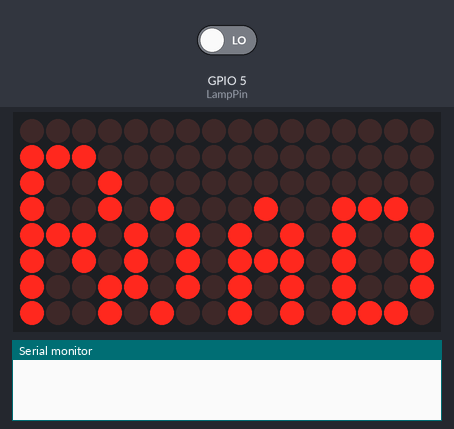
Recording of a sketch running on a simulated ESP8266 (NodeMCU). Shown: 16×8 LED matrix, the last lines printed to the serial monitor. Inputs (shaded band) come from the test bench; at power-on: GPIO 5 (LampPin) LOW.

Above: at 2.1 s.
At 8.15 s:
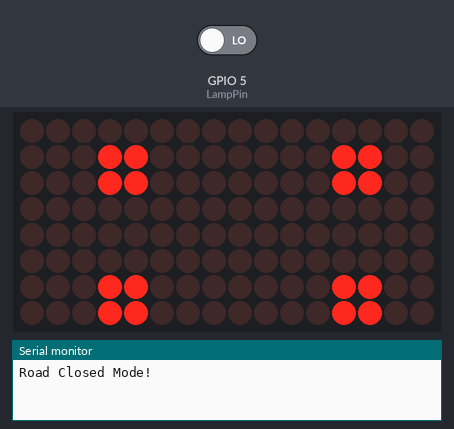
8.7 s: GPIO 5 (LampPin) driven HIGH
At 11.5 s:
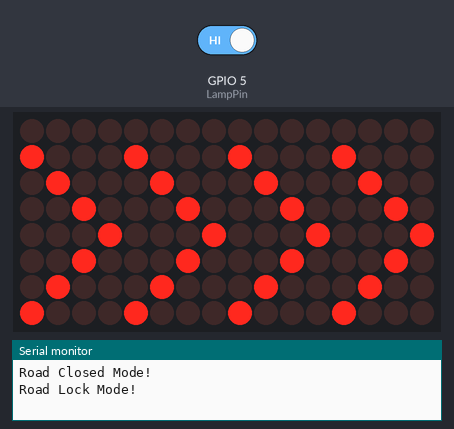
14.7 s: GPIO 5 (LampPin) driven LOW
At 17.0 s:
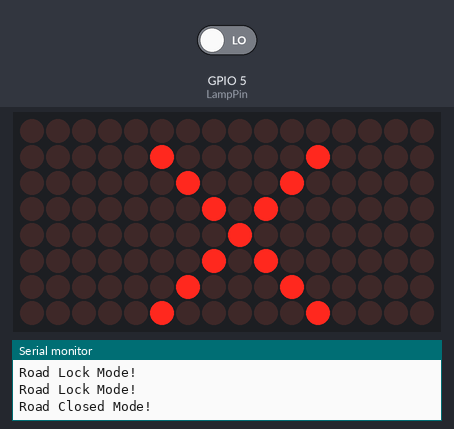
Timing chart, 0 to 18.5 s (numbered marks = the images above; inputs shaded):
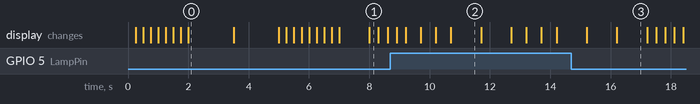

Measured:
- after the input at 8.7 s, the display: first differs from a run without the input after 0.51 s (image 2 shows a later state)
- after the input at 14.7 s, the display: first differs from a run without the input after 1.5 s (image 3)
- what the display in image 0 shows lasts 1.5 s, from 2.0 s to 3.5 s
- what the display in image 2 shows lasts 1.0 s, from 10.7 s to 11.7 s

The sketch:

RoadShowSignMax7219v3.ino
```cpp
// Williams Road Show Lock Mod
// Demo version using MAX7219 Driver
#include <SPI.h>
#include <Adafruit_GFX.h>
#include "RoadShowImg.h"
#include "Max72xxPanel.h"
#define LampPin 5

// Setting up 7219 Display

/*#define SDA     D7      // Pin sda (I2C)
  #define SCL     D5     // Pin scl (I2C)
  #define CS      D8     // Pin cs  (SPI)*/
int pinCS = 15; // Attach CS to this pin, DIN to MOSI and CLK to SCK (cf http://arduino.cc/en/Reference/SPI )
int numberOfHorizontalDisplays = 2;
int numberOfVerticalDisplays = 1;
int x = numberOfHorizontalDisplays * 8 / 2;
int y = numberOfVerticalDisplays * 8 / 2;
Max72xxPanel matrix = Max72xxPanel(pinCS, numberOfHorizontalDisplays, numberOfVerticalDisplays);

// Define timers to use to check what graphic loop need to be played
unsigned long previousMillis = 0;
const long RoadLockTimer = 3000; //Time to stay in lock mode after last lock lampflash!
unsigned long currentMillis = millis();
unsigned long triggerMillis;

// Interrupt that set time for last lock lamp update.
ICACHE_RAM_ATTR void  lower() {
  triggerMillis = millis();
  //Serial.println("Interrupt Trigger!");
}


void setup() {
  Serial.begin(115200);
  attachInterrupt(digitalPinToInterrupt(LampPin), lower, RISING);
  matrix.setIntensity(1); // Use a value between 0 and 15 for brightness
  // Orientation of display display.
  matrix.setPosition(0, 1, 0);
  matrix.setPosition(1, 0, 0);
  matrix.setRotation(0, 3);
  matrix.setRotation(1, 3);
  // Splash Animation
  Road_Show_Splash();
}

void loop() {
  currentMillis = millis();
  if (currentMillis - triggerMillis <= RoadLockTimer) {
    Serial.println("Road Lock Mode!");
    int i = 0;
    matrix.fillScreen(0);
    while ( i <= 16) {
      matrix.drawBitmap(i, 0, arrow_bmp, 16, 8, HIGH);
      matrix.write();
      delay(500);
      i = i + 4;
    }
    matrix.fillScreen(0);
    matrix.drawBitmap(0, 0, lock_bmp, 16, 8, HIGH);
    matrix.write();
    delay(1000);
    // Keep Lock Running.
    int val = digitalRead(LampPin);
    if (val == HIGH) triggerMillis = millis();
  }
  else {
    Serial.println("Road Closed Mode!");
    matrix.fillScreen(0);
    matrix.setCursor(x, 0);
    matrix.drawBitmap(0, 0, x_bmp, 16, 8, HIGH);
    matrix.write();
    delay(1000);
    for (int i = 1; i < 7; i++) {
      matrix.fillScreen(0);
      matrix.drawBitmap(0, 0, flash_bmp, 16, 8, HIGH);
      matrix.write();
      delay(100);
      matrix.drawBitmap(0, 0, flash_bmp, 16, 8, LOW);
      matrix.write();
      delay(100);
    }
  }
}

void Road_Show_Splash() {
  for (int i = 1; i < 5; i++) {
    matrix.fillScreen(0);
    matrix.drawBitmap(0, 0, stop_bmp, 16, 8, HIGH);
    matrix.write();
    delay(250);
    matrix.drawBitmap(0, 0, stop_bmp, 16, 8, LOW);
    matrix.write();
    delay(250);
  }
  matrix.fillScreen(0);
  matrix.setCursor(x, 0);
  matrix.drawBitmap(0, 0, Road_bmp, 16, 8, HIGH);
  matrix.write();
  delay(1500);
  matrix.fillScreen(0);
  matrix.setCursor(x, 0);
  matrix.drawBitmap(0, 0, Show_bmp, 16, 8, HIGH);
  matrix.write();
  delay(1500);
  for (int i = 1; i < 5; i++) {
    matrix.fillScreen(0);
    matrix.drawBitmap(0, 0, stop_bmp, 16, 8, HIGH);
    matrix.write();
    delay(250);
    matrix.drawBitmap(0, 0, stop_bmp, 16, 8, LOW);
    matrix.write();
    delay(250);
  }
}
```

RoadShowImg.h
```cpp
#ifndef MY_LIBRARY_H
#define MY_LIBRARY_H

#include <Arduino.h>

const unsigned char PROGMEM x_bmp[] =
{ B00000000, B00000000,
  B00000100, B00010000,
  B00000010, B00100000,
  B00000001, B01000000,
  B00000000, B10000000,
  B00000001, B01000000,
  B00000010, B00100000,
  B00000100, B00010000
};

const unsigned char PROGMEM flash_bmp[] =
{ B00000000, B00000000,
  B00011000, B00001100,
  B00011000, B00001100,
  B00000000, B00000000,
  B00000000, B00000000,
  B00000000, B00000000,
  B00011000, B00001100,
  B00011000, B00001100
};

const unsigned char PROGMEM arrow_bmp[] =
{ B00000000, B00000000,
  B10000000, B00000000,
  B01000000, B00000000,
  B00100000, B00000000,
  B00010000, B00000000,
  B00100000, B00000000,
  B01000000, B00000000,
  B10000000, B00000000
};

const unsigned char PROGMEM arrow_small_bmp[] =
{ B00000000, B00000000,
  B00000000, B00000000,
  B00100000, B00000000,
  B00010000, B00000000,
  B11111000, B00000000,
  B00010000, B00000000,
  B00100000, B00000000,
  B00000000, B00000000
};

const unsigned char PROGMEM lock_bmp[] =
{ B00000000, B00000000,
  B00000000, B00000000,
  B10000100, B01101001,
  B10001010, B10001010,
  B10001010, B10001100,
  B10001010, B10001010,
  B11100100, B01101001,
  B00000000, B00000000
};


const unsigned char PROGMEM extra_bmp[] =
{ B00000000, B00000000,
  B11100111, B11000010,
  B10000001, B00000101,
  B10010101, B01110101,
  B11010101, B01001111,
  B10001001, B01110101,
  B10010101, B01010101,
  B11110101, B01001101
};

const unsigned char PROGMEM ball_bmp[] =
{ B00000000, B00000000,
  B11100011, B00100100,
  B10010100, B10100100,
  B10010100, B10100100,
  B11100111, B10100100,
  B10010100, B10100100,
  B10010100, B10100100,
  B11100100, B10111111
};

const unsigned char PROGMEM Road_bmp[] =
{ B00000000, B00000000,
  B11100000, B00000000,
  B10010000, B00000000,
  B10010100, B01001110,
  B11101010, B10101001,
  B10101010, B11101001,
  B10011010, B10101001,
  B10010100, B10101110
};
const unsigned char PROGMEM Show_bmp[] =
{ B00000000, B00000000,
  B01000000, B00000000,
  B10100000, B00000000,
  B10001000, B01010001,
  B01001000, B10110001,
  B00101110, B10110001,
  B10101010, B10110101,
  B01001010, B01001010
};

const unsigned char PROGMEM stop_bmp[] =
{ B00000111, B11000000,
  B00001000, B00100000,
  B00010001, B00010000,
  B00010001, B00010000,
  B00010001, B00010000,
  B00010000, B00010000,
  B00001001, B00100000,
  B00000111, B11000000
};

const unsigned char PROGMEM clean_bmp[] =
{ B00000000, B00000000,
  B00000000, B00000000,
  B00000000, B00000000,
  B00000000, B00000000,
  B00000000, B00000000,
  B00000000, B00000000,
  B00000000, B00000000,
  B00000000, B00000000
};

#endif
```
